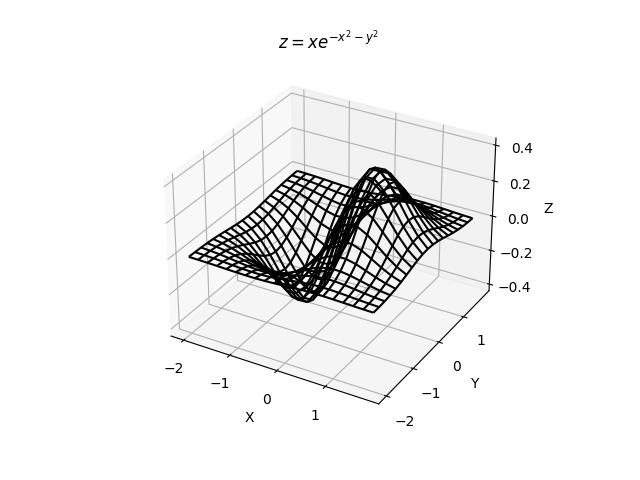

Write the Python code that produced this figure.
import matplotlib.pyplot as plt
import numpy as np

fig = plt.figure()
ax = fig.add_subplot(111, projection='3d')

x = np.arange(-2, 2, 0.2)
y = np.arange(-2, 2, 0.2)
x, y = np.meshgrid(x, y)
z = ((x)*(np.exp(-x**2-y**2)))

ax.plot_wireframe(x, y, z, color = 'k')
ax.set_title('$z = xe^{-x^2 - y^2}$')
ax.set_xlabel('X')
ax.set_ylabel('Y')
ax.set_zlabel('Z')

plt.show()
